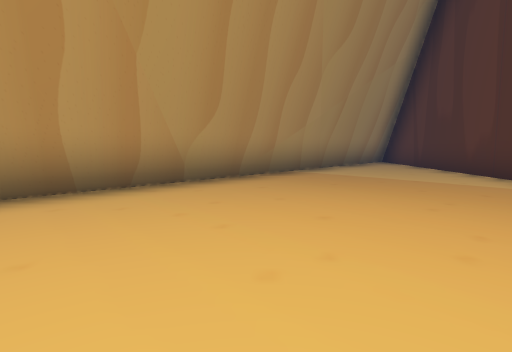
View 1 (above)

15 first-person views from a walk through a 3-D level made in the Unity game engine. The camera is 1.3 m above the floor, tilts 6° down and sees 80° across. The floor is counted in squares, 2 m on a side. Each view is taken from the middle of a square. On the plan, view 1 faces up. The plan holds only what a view shows up to about 10 squares ahead; the rest is blank. The place goes on beyond the plan. The player is left out.

View 2
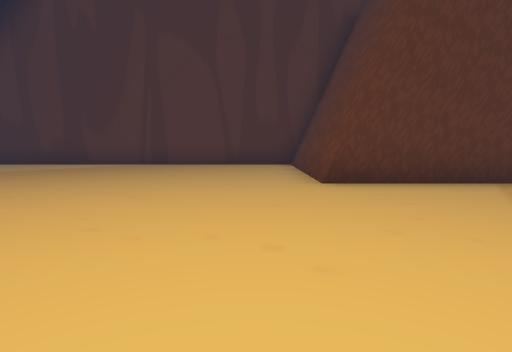

View 3
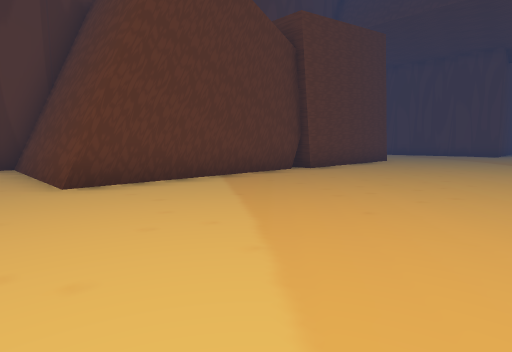

View 4
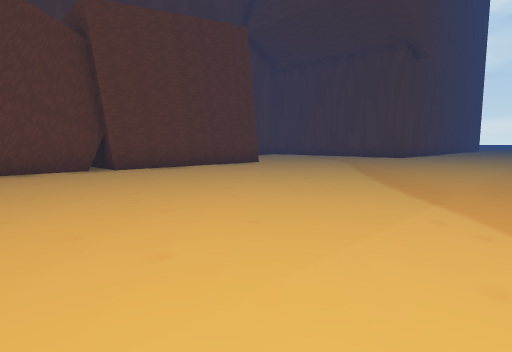

View 5
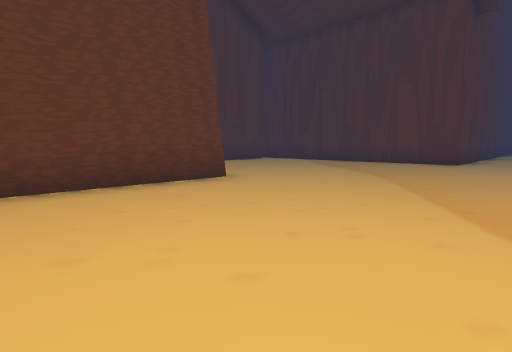

View 6
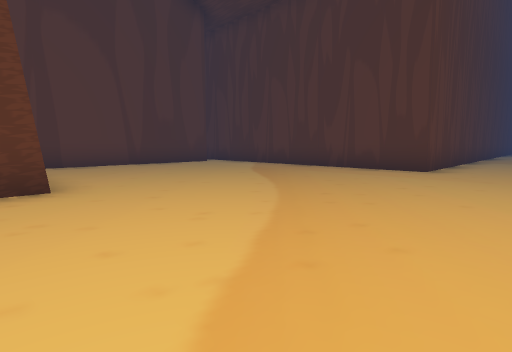

View 7
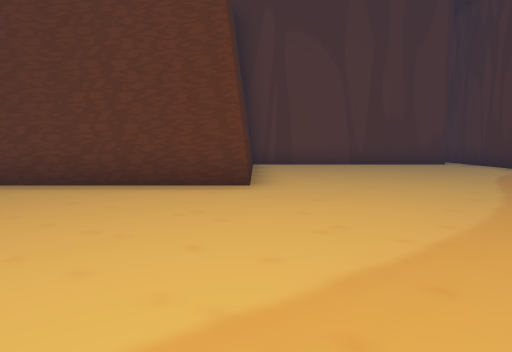

View 8
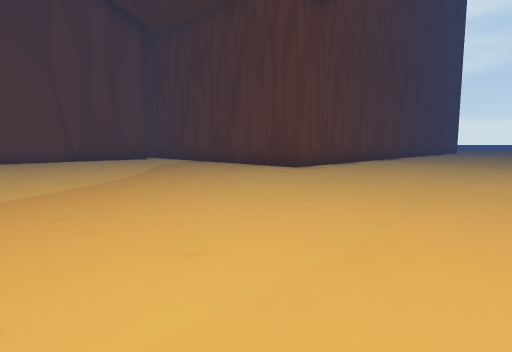

View 9
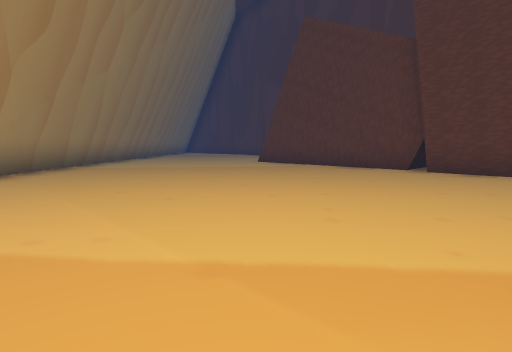

View 10
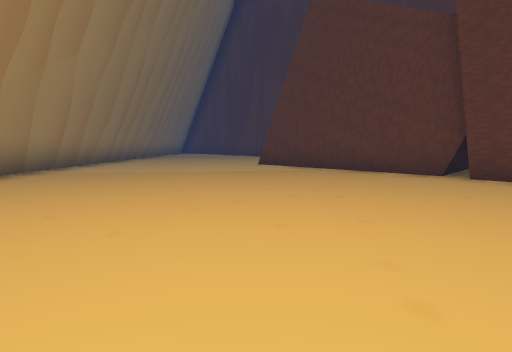

View 11
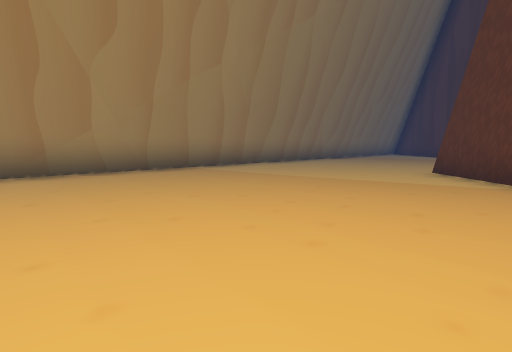

View 12
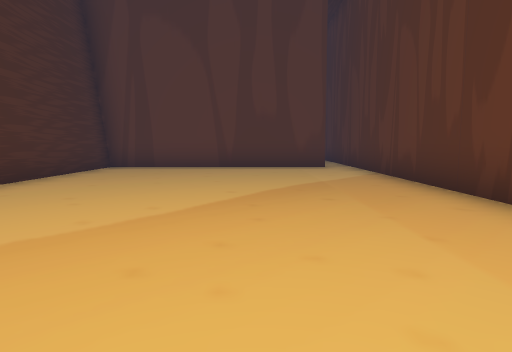

View 13
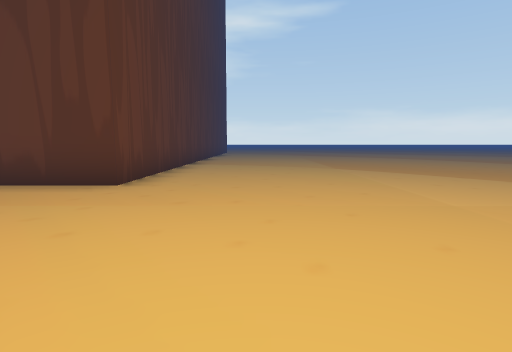

View 14
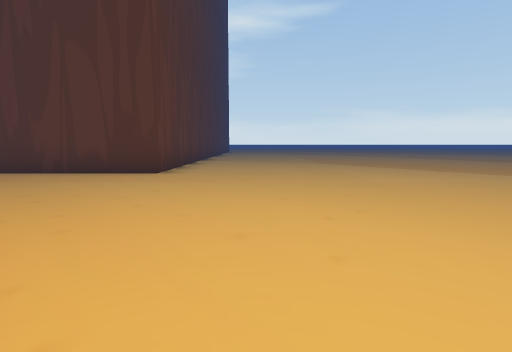

View 15
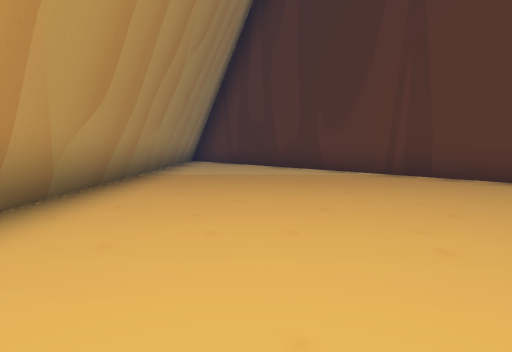

### Floor plan
Points are (right, up) in squares from view 1. A wall is a line through its corners. A room is listed if a view was taken in it or the views show most of it. See-through windows are left out.
Room 1 (views 1, 2, 3, 4, 5, 6, 7, 8, 9, 10, 11, 12, 13, 14, 15)
walls: (0, -6.8) (0, -1.2); (0.5, -1.3) (4.6, -1.3) (4.6, 10.1); (4.6, -18) (4.6, -11.9) (-0.2, -11.9) (-0.2, -6.8); (-2.8, -22.5) (-2.8, -18.8) (6, -18.8); (4.1, 10.1) (-8.5, -2.7)
low walls: (-3.4, 2.7) (-8.6, -2.6); (3.9, 10.1) (-2.8, 3.3)

Positions as (right, up) in squares from view 1, and headings:
1: (0, 0), facing up
2: (-5, 0), facing right
3: (-5, 0), facing down-right
4: (-8, -4), facing down-right
5: (-5, -8), facing down-right
6: (-5, -11), facing down-right
7: (-5, -12), facing right
8: (-8, -12), facing down-right
9: (-8, -9), facing up-right
10: (-7, -8), facing up-right
11: (-4, -8), facing up
12: (-4, -16), facing right
13: (-5, -14), facing down
14: (-5, -12), facing down
15: (-2, 1), facing up-right
